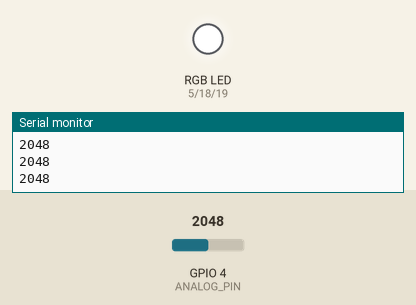
A sketch run on a simulated ESP32. On the bench: an RGB LED mixed from three pins (HIGH = lit), the last lines printed to the serial monitor. Inputs (shaded band) come from the test bench; at power-on: GPIO 4 (ANALOG_PIN) = 2048. Dim RGB values are drawn brighter than linear.

Above: at 1.2 s.
1.3 s: GPIO 4 (ANALOG_PIN) set to 491
At 2.5 s:
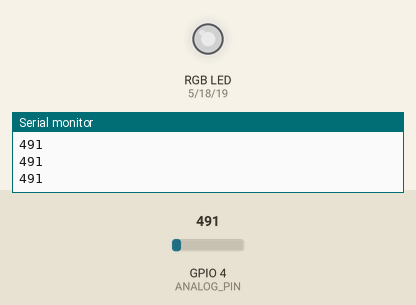
2.8 s: GPIO 4 (ANALOG_PIN) set to 0
At 3.4 s:
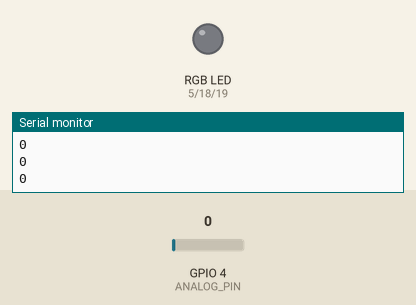
4.3 s: GPIO 4 (ANALOG_PIN) set to 1228
At 5.0 s:
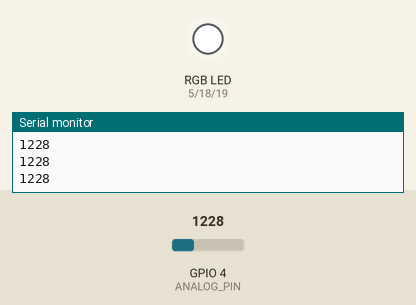
Timing chart, 0 to 7.3 s (numbered marks = the images above; inputs shaded):
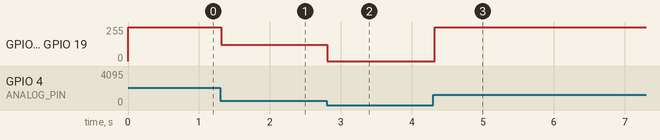

The sketch:

Practice_AnalogRead_with_RGB_LED.ino
```cpp
#include <Arduino.h>

#define LED_PIN_R 5
#define LED_PIN_G 18
#define LED_PIN_B 19

#define LED_PWM_CHANNEL_R 0
#define LED_PWM_CHANNEL_G 1
#define LED_PWM_CHANNEL_B 2

#define ANALOG_PIN 4
#define WIDTH 10


void setup() {
  Serial.begin(115200);

  pinMode(LED_PIN_R, OUTPUT);
  pinMode(LED_PIN_G, OUTPUT);
  pinMode(LED_PIN_B, OUTPUT);
  pinMode(ANALOG_PIN, INPUT);

  analogSetWidth(WIDTH);

  ledcSetup(LED_PWM_CHANNEL_R, 5000, WIDTH);
  ledcAttachPin(LED_PIN_R, LED_PWM_CHANNEL_R);

  ledcSetup(LED_PWM_CHANNEL_G, 5000, WIDTH);
  ledcAttachPin(LED_PIN_G, LED_PWM_CHANNEL_G);

  ledcSetup(LED_PWM_CHANNEL_B, 5000, WIDTH);
  ledcAttachPin(LED_PIN_B, LED_PWM_CHANNEL_B);
}

void loop() {
  const int val = analogRead(ANALOG_PIN);

  ledcWrite(LED_PWM_CHANNEL_R, val);
  ledcWrite(LED_PWM_CHANNEL_G, val);
  ledcWrite(LED_PWM_CHANNEL_B, val);

  Serial.println(val);
  delay(20);
}
```

Measured:
- after the input at 1.3 s, GPIO 5 (LED_PIN_R), GPIO 18 (LED_PIN_G), GPIO 19 (LED_PIN_B): 255/255 → 122/255 at once
- after the input at 2.8 s, GPIO 5 (LED_PIN_R), GPIO 18 (LED_PIN_G), GPIO 19 (LED_PIN_B): 122/255 → 0/255 at once
- after the input at 4.3 s, GPIO 5 (LED_PIN_R), GPIO 18 (LED_PIN_G), GPIO 19 (LED_PIN_B): 0/255 → 255/255 at once
